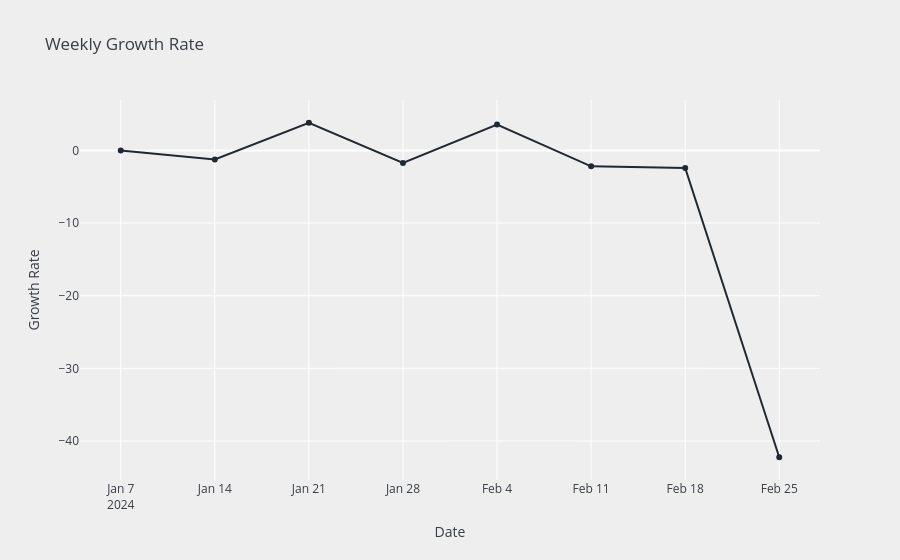

Notebook source saved alongside this figure:
### Code cell
weekly_growth_rate = px.line(
    weekly_volume,
    x='Date',
    y= 'Growth Rate',
    markers=True,
    title='Weekly Growth Rate',
    color_discrete_sequence=['#222831']
)

weekly_growth_rate.update_layout(
    plot_bgcolor = '#EEEEEE',
    paper_bgcolor = '#EEEEEE',
    hovermode = 'x unified',
    font_color = '#393E46'
)

weekly_growth_rate.show()

### Figure 1 — Plotly figure (JSON) as saved in the notebook; plotly's stock layout.template omitted (floating-point values rounded to 4 significant figures)
{"data": [{"hovertemplate": "Date=%{x}<br>Growth Rate=%{y}<extra></extra>", "legendgroup": "", "line": {"color": "#222831", "dash": "solid"}, "marker": {"symbol": "circle"}, "mode": "lines+markers", "name": "", "orientation": "v", "showlegend": false, "type": "scatter", "x": ["2024-01-07T00:00:00.000000000", "2024-01-14T00:00:00.000000000", "2024-01-21T00:00:00.000000000", "2024-01-28T00:00:00.000000000", "2024-02-04T00:00:00.000000000", "2024-02-11T00:00:00.000000000", "2024-02-18T00:00:00.000000000", "2024-02-25T00:00:00.000000000"], "xaxis": "x", "y": [0.0, -1.252, 3.804, -1.727, 3.558, -2.194, -2.412, -42.24], "yaxis": "y"}], "layout": {"font": {"color": "#393E46"}, "hovermode": "x unified", "legend": {"tracegroupgap": 0}, "paper_bgcolor": "#EEEEEE", "plot_bgcolor": "#EEEEEE", "title": {"text": "Weekly Growth Rate"}, "xaxis": {"anchor": "y", "domain": [0, 1], "title": {"text": "Date"}}, "yaxis": {"anchor": "x", "domain": [0, 1], "title": {"text": "Growth Rate"}}}}
